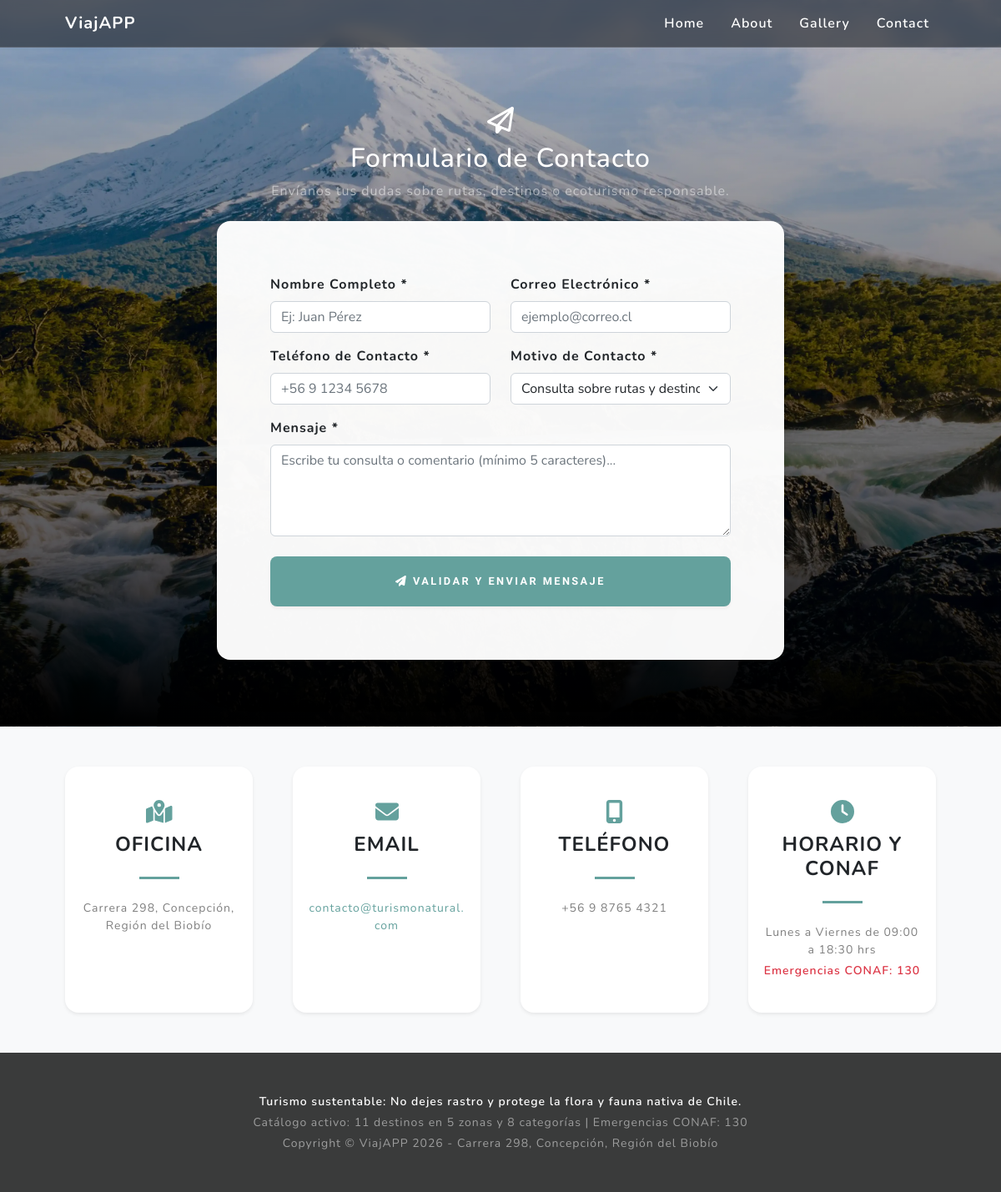
Page /contact/ on the committed database.
### corporativo/models.py (models this page shows, shortened)
class ParametroCorporativo(models.Model):
    clave = models.SlugField(
        max_length=100,
        unique=True,
        verbose_name='Clave de contexto (identificador)',
    )
    nombre = models.CharField(
        max_length=150,
        verbose_name='Nombre descriptivo del parámetro',
    )
    valor = models.CharField(
        max_length=300,
        verbose_name='Valor o contenido',
    )
    activo = models.BooleanField(
        default=True,
        verbose_name='Parámetro activo',
    )
    created = models.DateTimeField(
        auto_now_add=True,
        verbose_name='Fecha de creación',
    )
    updated = models.DateTimeField(
        auto_now=True,
        verbose_name='Fecha de actualización',
    )
    class Meta:
        verbose_name = 'Parámetro Corporativo'
        verbose_name_plural = 'Parámetros Corporativos'
        ordering = ['nombre']

### contact/views.py (the view, shortened to what this page needs)
# urls.py: path('contact/', contact_views.contact, name='contact'),
@require_http_methods(['GET', 'POST'])
def contact(request):
    contact_form = ContactForm()
    return render(request, 'contact/contact.html', {'form': contact_form})

### corporativo/processors.py (called while the page is built)
def ctx_corporativo(request):
    contexto = {}
    parametros = ParametroCorporativo.objects.filter(activo=True)
    for parametro in parametros:
        contexto[parametro.clave] = parametro.valor
    contexto['TOTAL_DESTINOS'] = Destino.objects.count()
    contexto['TOTAL_ZONAS'] = Zona.objects.count()
    contexto['TOTAL_CATEGORIAS'] = Categoria.objects.count()
    return contexto

### contact/templates/contact/contact.html (shortened to what this page needs)
{% extends "contact/base.html" %}
{% load static %}
{% block content %}
        <section class="signup-section" id="signup">
            <div class="container px-4 px-lg-5">
                <div class="row gx-4 gx-lg-5 justify-content-center">
                    <div class="col-md-10 col-lg-8">
                        <div class="text-center mb-4">
                            <i class="far fa-paper-plane fa-2x mb-2 text-white"></i>
                            <h2 class="text-white mb-2">Formulario de Contacto</h2>
                            <p class="text-white-50 mb-0">Envíanos tus dudas sobre rutas, destinos o ecoturismo responsable.</p>
                        </div>
                        <div class="card contact-form-card shadow-lg border-0 rounded-4 p-4 p-md-5">
                            <div class="card-body">
                                <form method="post" action="{% url 'contact' %}" novalidate>
                                    <div class="row">
                                        <div class="col-md-6 mb-3">
                                            <label for="{{ form.nombre.id_for_label }}" class="form-label fw-bold text-dark">
                                                {{ form.nombre.label }} *
                                            </label>
                                            {{ form.nombre }}
                                        </div>
                                        <div class="col-md-6 mb-3">
                                            <label for="{{ form.email.id_for_label }}" class="form-label fw-bold text-dark">
                                                {{ form.email.label }} *
                                            </label>
                                            {{ form.email }}
                                        </div>
                                    </div>
                                    <div class="row">
                                        <div class="col-md-6 mb-3">
                                            <label for="{{ form.telefono.id_for_label }}" class="form-label fw-bold text-dark">
                                                {{ form.telefono.label }} *
                                            </label>
                                            {{ form.telefono }}
                                        </div>
                                        <div class="col-md-6 mb-3">
                                            <label for="{{ form.motivo.id_for_label }}" class="form-label fw-bold text-dark">
                                                {{ form.motivo.label }} *
                                            </label>
                                            {{ form.motivo }}
                                        </div>
                                    </div>
                                    <div class="mb-4">
                                        <label for="{{ form.mensaje.id_for_label }}" class="form-label fw-bold text-dark">
                                            {{ form.mensaje.label }} *
                                        </label>
                                        {{ form.mensaje }}
                                    </div>
                                    <div class="d-grid">
                                        <button class="btn btn-primary rounded-3" id="submitButton" type="submit">
                                            <i class="fas fa-paper-plane me-2"></i>Validar y Enviar Mensaje
                                        </button>
                                    </div>
                                </form>
                            </div>
                        </div>
                    </div>
                </div>
            </div>
        </section>
        <section class="contact-section bg-light py-5">
            <div class="container px-4 px-lg-5">
                <div class="row gx-4 gx-lg-5">
                    <div class="col-md-3 mb-3 mb-md-0">
                        <div class="card py-4 h-100 shadow-sm border-0 rounded-4">
                            <div class="card-body text-center">
                                <i class="fas fa-map-marked-alt text-primary mb-2 fs-3"></i>
                                <h4 class="text-uppercase m-0 fw-bold">Oficina</h4>
                                <hr class="my-4 mx-auto contact-card-divider" />
                                <div class="small text-black-50">{{ DIRECCION_OFICINA }}</div>
                            </div>
                        </div>
                    </div>
                    <div class="col-md-3 mb-3 mb-md-0">
                        <div class="card py-4 h-100 shadow-sm border-0 rounded-4">
                            <div class="card-body text-center">
                                <i class="fas fa-envelope text-primary mb-2 fs-3"></i>
                                <h4 class="text-uppercase m-0 fw-bold">Email</h4>
                                <hr class="my-4 mx-auto contact-card-divider" />
                                <div class="small text-black-50">
                                    <a href="mailto:{{ CORREO_CONTACTO }}" class="text-decoration-none">{{ CORREO_CONTACTO }}</a>
                                </div>
                            </div>
                        </div>
                    </div>
                    <div class="col-md-3 mb-3 mb-md-0">
                        <div class="card py-4 h-100 shadow-sm border-0 rounded-4">
                            <div class="card-body text-center">
                                <i class="fas fa-mobile-alt text-primary mb-2 fs-3"></i>
                                <h4 class="text-uppercase m-0 fw-bold">Teléfono</h4>
                                <hr class="my-4 mx-auto contact-card-divider" />
                                <div class="small text-black-50">{{ TELEFONO_CONTACTO }}</div>
                            </div>
                        </div>
                    </div>
                    <div class="col-md-3 mb-3 mb-md-0">
                        <div class="card py-4 h-100 shadow-sm border-0 rounded-4">
                            <div class="card-body text-center">
                                <i class="fas fa-clock text-primary mb-2 fs-3"></i>
                                <h4 class="text-uppercase m-0 fw-bold">Horario y CONAF</h4>
                                <hr class="my-4 mx-auto contact-card-divider" />
                                <div class="small text-black-50">{{ HORARIO_ATENCION }}</div>
                                <div class="small text-danger fw-semibold mt-1">{{ FONO_EMERGENCIA_CONAF }}</div>
                            </div>
                        </div>
                    </div>
                </div>
            </div>
        </section>
{% endblock %}

### contact/templates/contact/base.html (shortened to what this page needs)
{% load static %}
<!DOCTYPE html>
<html lang="es">
    <head>
        <link href="https://cdn.jsdelivr.net/npm/bootstrap@5.2.3/dist/css/bootstrap.min.css" rel="stylesheet" />
        <link href="{% static 'contact/css/styles.css' %}?v=7" rel="stylesheet" />
    </head>
    <body id="page-top">
        <nav class="navbar navbar-expand-lg navbar-light fixed-top" id="mainNav">
            <div class="container px-4 px-lg-5">
                <a class="navbar-brand fw-bold" href="{% url 'home' %}">ViajAPP</a>
                <div class="collapse navbar-collapse justify-content-end" id="navbarResponsive">
                    <ul class="navbar-nav ms-auto mb-2 mb-lg-0">
                        <li class="nav-item"><a class="nav-link" href="{% url 'home' %}">Home</a></li>
                        <li class="nav-item"><a class="nav-link" href="{% url 'about' %}">About</a></li>
                        <li class="nav-item"><a class="nav-link" href="{% url 'gallery' %}">Gallery</a></li>
                        <li class="nav-item"><a class="nav-link" href="{% url 'contact' %}">Contact</a></li>
                    </ul>
                </div>
            </div>
        </nav>
        {% block content %}{% endblock %}
        <footer class="footer small text-center text-white-50">
            <div class="container px-4 px-lg-5">
                <div class="mb-1 text-white fw-semibold">{{ LEMA_ECOTURISMO }}</div>
                <div class="mb-1">Catálogo activo: {{ TOTAL_DESTINOS }} destinos en {{ TOTAL_ZONAS }} zonas y {{ TOTAL_CATEGORIAS }} categorías | {{ FONO_EMERGENCIA_CONAF }}</div>
                <div>Copyright &copy; ViajAPP 2026 - {{ DIRECCION_OFICINA }}</div>
            </div>
        </footer>
    </body>
</html>

### contact/static/contact/css/styles.css (style rules this page uses)
:root { --bs-primary: #64a19d; --bs-primary-rgb: 100, 161, 157; --bs-secondary: #7464a1; --bs-success: #67c29c; --bs-info: #1cabc4; --bs-warning: #e4c662; --bs-danger: #a16468; --bs-light: #f8f9fa; --bs-dark: #212529; --bs-body-font-family: Nunito, -apple-system, BlinkMacSystemFont, Segoe UI, Roboto, Helvetica Neue, Arial, sans-serif; --bs-body-font-size: 1rem; --bs-body-font-weight: 400; --bs-body-line-height: 1.5; --bs-body-color: #212529; --bs-body-bg: #fff; --bs-link-color: #64a19d; --bs-link-hover-color: #50817e; }
*, *::before, *::after { box-sizing: border-box; }
html, body { height: 100%; }
body { min-height: 100vh; display: flex; flex-direction: column; margin: 0; font-family: var(--bs-body-font-family); font-size: var(--bs-body-font-size); font-weight: var(--bs-body-font-weight); line-height: var(--bs-body-line-height); color: var(--bs-body-color); background-color: #3a3b3b; letter-spacing: 0.0625em; scroll-padding-top: calc(4.5rem - 1px); }
#mainNav { min-height: 3.5rem; background-color: rgba(33, 37, 41, 0.62); border-bottom: 1px solid rgba(255, 255, 255, 0.12); backdrop-filter: blur(8px); -webkit-backdrop-filter: blur(8px); padding: 0.5rem 1rem; }
#mainNav .navbar-brand { color: #ffffff ; font-weight: 700; }
#mainNav .navbar-nav { list-style: none; display: flex; gap: 1rem; margin-bottom: 0; }
#mainNav .navbar-nav .nav-link { color: #ffffff ; font-weight: 600; transition: color 0.2s ease-in-out; }
#mainNav { transition: top 0.3s ease-in-out; }
.btn { box-shadow: 0 0.1875rem 0.1875rem 0 rgba(206, 178, 178, 0.1) ; padding: 1.25rem 2rem; font-family: "Varela Round", -apple-system, BlinkMacSystemFont, "Segoe UI", Roboto, sans-serif; font-size: 80%; text-transform: uppercase; letter-spacing: 0.15rem; border: 0; }
.btn-primary { color: #fff; background-color: #64a19d; border-color: #64a19d; border-radius: 0.4rem; font-weight: 700; transition: background-color 0.2s ease, border-color 0.2s ease, transform 0.2s ease, box-shadow 0.2s ease; }
.signup-section { padding: 8rem 0 5rem 0; background: linear-gradient(to bottom, rgba(0, 0, 0, 0.25) 0%, rgba(0, 0, 0, 0.65) 75%, #000 100%), url("../assets/img/puertov.webp"); background-position: center; background-repeat: no-repeat; background-size: cover; }
.contact-form-card { background-color: rgba(255, 255, 255, 0.97); }
.contact-section { flex: 1 0 auto; padding-top: 5rem; }
.contact-card-divider { width: 3rem; border-top: 3px solid #64a19d; opacity: 1; }
.contact-section .card { border: 0; border-bottom: 0.25rem solid #64a19d; }
.footer { margin-top: auto; flex-shrink: 0; padding: 3rem 0; background-color: #3a3b3b; color: rgb(242, 243, 245) ; }

### rows in the picture
ParametroCorporativo: valor "Carrera 298, Concepción, Región del Biobío"
ParametroCorporativo: valor "contacto@turismonatural.com"
ParametroCorporativo: valor "+56 9 8765 4321"
ParametroCorporativo: valor "Lunes a Viernes de 09:00 a 18:30 hrs"
ParametroCorporativo: valor "Emergencias CONAF: 130"
ParametroCorporativo: valor "Turismo sustentable: No dejes rastro y protege la flora y fauna nativa de Chile."

### other values in the picture
{{ TOTAL_DESTINOS }} "11"
{{ TOTAL_ZONAS }} "5"
{{ TOTAL_CATEGORIAS }} "8"
